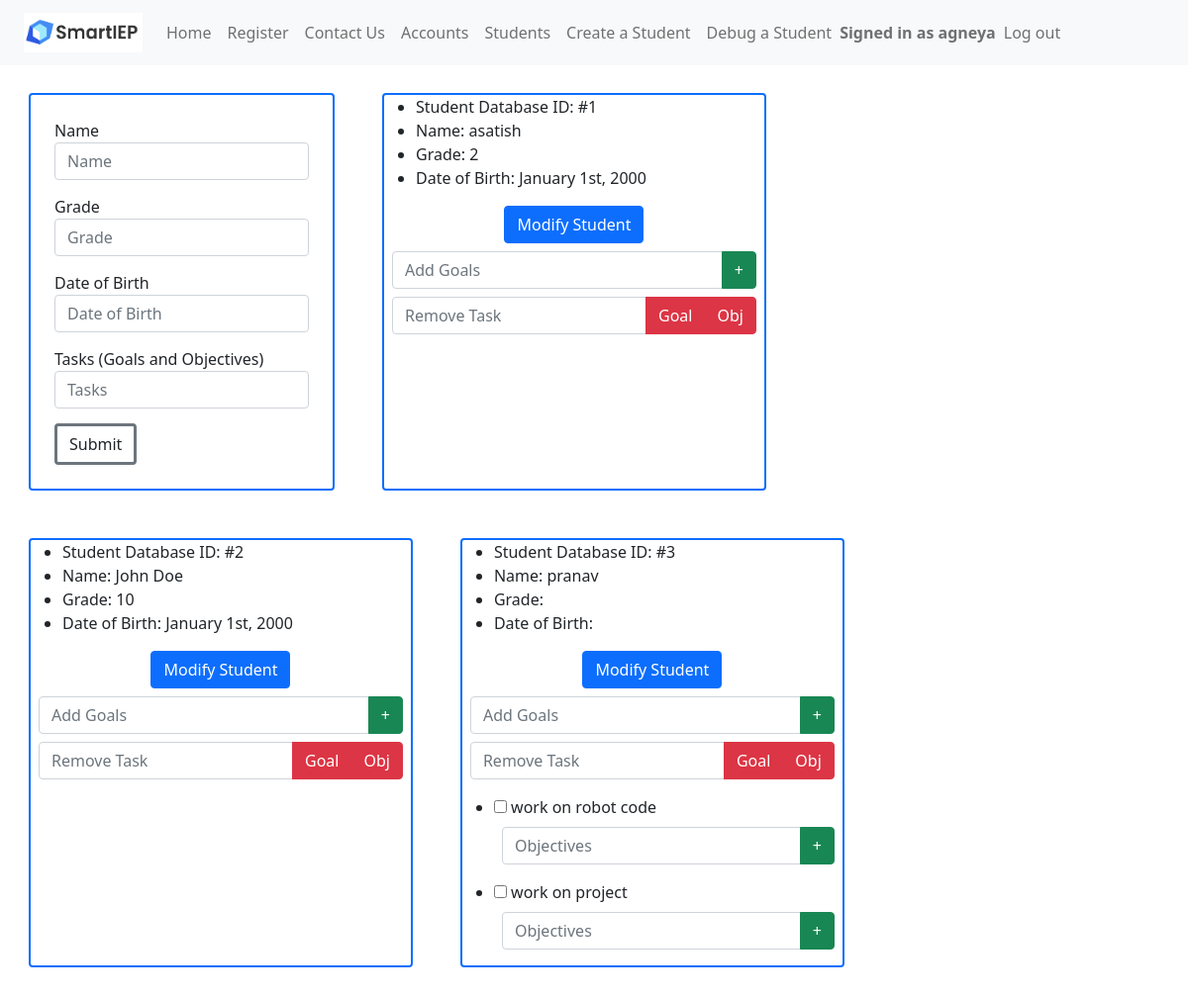
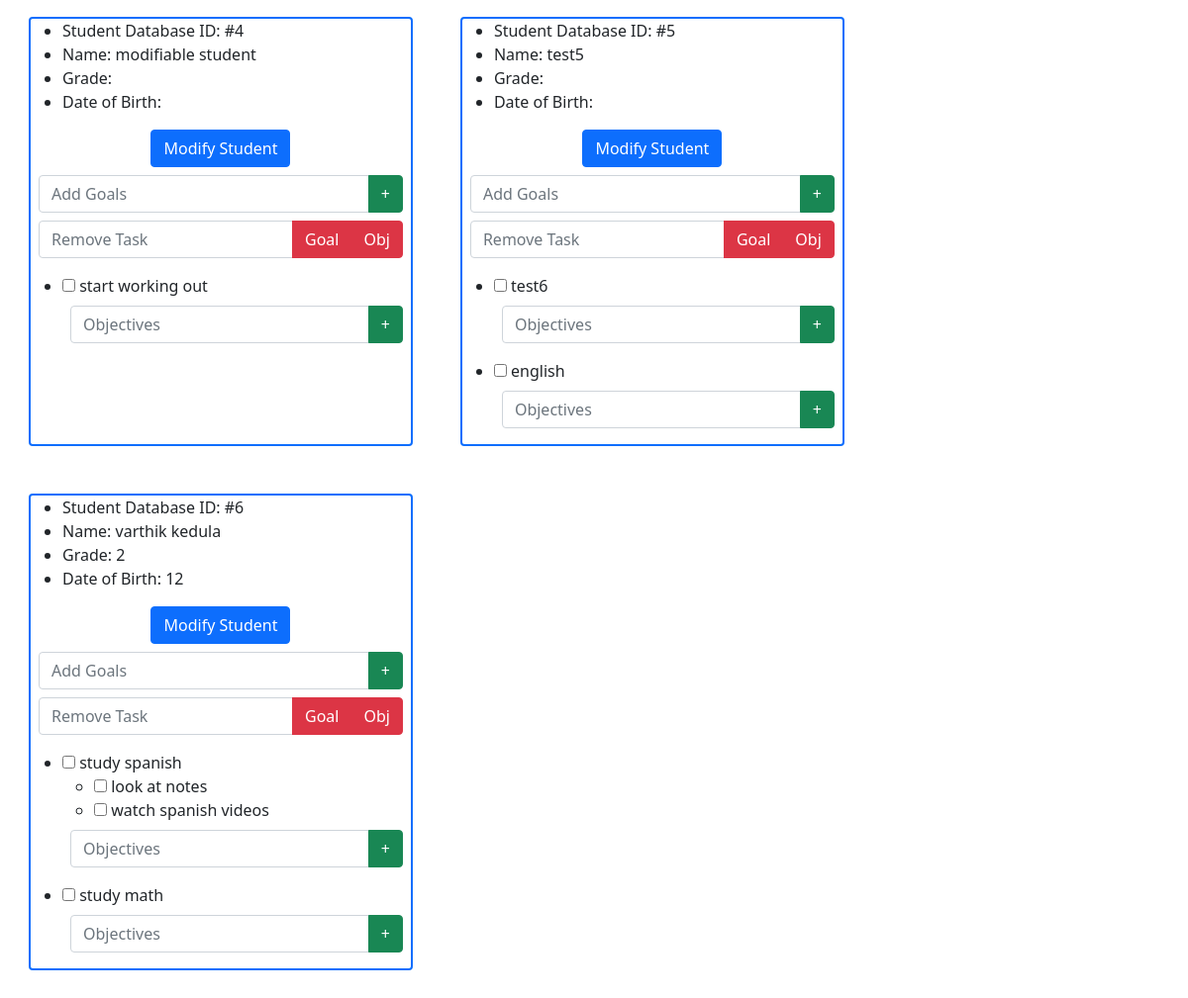
The page /students (signed in) on the database its author committed (2 pictures, top to bottom).
### app.py (models this page shows, shortened)
class Accounts(UserMixin, db.Model):
	__tablename__ = 'accounts'
	account_id = db.Column(db.Integer, primary_key=True)
	callname = db.Column(db.String(200),nullable=False)
	username = db.Column(db.String(200),nullable=False)
	password = db.Column(db.String(200),nullable=False)

class Students(db.Model):
	__tablename__ = 'students'
	student_id = db.Column(db.Integer, primary_key=True)
	name = db.Column(db.String(200),nullable=False)
	grade = db.Column(db.Integer)
	dateofbirth = db.Column(db.String(200),nullable=False)
	tasks = db.Column(db.String(500),nullable=False)

### app.py (the view, shortened to what this page needs)
@main.route("/students", methods=('GET', 'POST'))
@login_required
def students():
	students = Students.query.all()
	return render_template('students.html',students=students)

### app.py (called while the page is built)
@login_manager.user_loader
def load_user(account_id):
    return Accounts.query.get(int(account_id))

@app.context_processor
def utility_processor():
	def parse_tasks(newData):
		if (newData != ""):
			goalArrays = []
			for i in range(MAX_GOALS):
				goalArrays.append([])
			parts = newData[:-1].split(";")
			counter = 0
			for part in parts:
				if part[1] == "[":
					part = re.sub("\[.*?\]","[]",part)
					part = part.replace("[","").replace("]","")
					goalArrays[counter].append(part)
					counter = counter + 1
			for part in parts:
				if part[1] == "(":
					goalKey = int(part[part.find("(")+1:part.find(")")])
					part = re.sub("\(.*?\)","()",part)
					part = part.replace("(","").replace(")","")
					goalArrays[goalKey].append(part)
			return goalArrays
		else:
			return []
	return dict(parse_tasks=parse_tasks)

### templates/students.html (shortened to what this page needs)
<!DOCTYPE html>
<html lang="en">
    <head>
        <link href="https://cdn.jsdelivr.net/npm/bootstrap@5.0.2/dist/css/bootstrap.min.css" rel="stylesheet">
    </head>
    <header>
      {% include 'nav.html' %}
    </header>
    <body>
        <div class="content">
            <div class="m-4 border border-2 border-primary rounded">
                <form class="m-4" method="post" action="/createstudent">
                    <div class="form-group">
                        <label for="stuname">Name</label>
                        <input class="form-control" name="stuname" id="stuname"
                            placeholder="Name">
                    </div>
                    <div class="form-group">
                        <label for="stugrade">Grade</label>
                        <input type="number" class="form-control" name="stugrade" id="stugrade"
                            placeholder="Grade">
                    </div>
                    <div class="form-group">
                        <label for="studob">Date of Birth</label>
                        <input class="form-control" name="studob" id="studob"
                            placeholder="Date of Birth">
                    </div>
                    <div class="form-group">
                        <label for="stutasks">Tasks (Goals and Objectives)</label>
                        <input class="form-control" name="stutasks" id="stutasks"
                            placeholder="Tasks">
                    </div>
                    <div class="form-group">
                        <button type="submit" class="btn btn-default border border-secondary border-3">Submit</button>
                    </div>
                </form>
            </div>
            {% for student in students %}
                <div class="m-4 border border-2 border-primary rounded">
                    <ul>
                        <li>Student Database ID: #{{ student.student_id }}</li>
                        <li>Name: {{ student.name }}</li>
                        <li>Grade: {{ student.grade }}</li>
                        <li>Date of Birth: {{ student.dateofbirth }}</li>
                    </ul>
                    <div class="container">
                        <div class="d-flex justify-content-center align-items-center">
                            <button class="btn btn-primary" type="button" data-toggle="collapse" data-target="#dropDownForm{{ student.student_id }}" aria-expanded="false" aria-controls="dropDownForm">
                                Modify Student
                            </button>
                        </div>
                    </div>
                    <form method="post" class="m-2" action="/addgoal">
                        <div class="input-group">
                          <input type="text" class="form-control" name="add_goal{{ student.student_id }}" id="add_goal" placeholder="Add Goals">
                          <button type="submit" class="btn btn-success" name="submit_goal" value="submit{{ student.student_id }}">+</button>
                        </div>
                    </form>
                    <form method="post" class="m-2" action="/removegoal">
                        <div class="input-group mb-3">
                            <input type="text" class="form-control" name="remove_goal{{ student.student_id }}" id="remove_goal" placeholder="Remove Task">
                            <button type="submit" class="btn btn-danger" name="remove_goal" value="remove{{ student.student_id }}">Goal</button>
                            <button type="submit" class="btn btn-danger" name="remove_obj" formaction="/removeobjective" value="remove_obj{{ student.student_id }}">Obj</button>
                          </div>
                    </form>
                    {% for taskarr in parse_tasks(student.tasks) if not taskarr|length == 0%}
                        <ul class="mt-1">
                            <li>
                                <input type="checkbox" {% if taskarr[0][0] == "1" %} checked="checked"{% endif %}> {{ taskarr[0][1:] }}</input>
                            </li>
                                <ul>
                                    {% set counter = 1%}
                                    {% for objective in taskarr[1:] %}
                                        <li>
                                            <input type="checkbox" {% if taskarr[loop.index][0] == "1" %} checked="checked"{% endif %}> {{ taskarr[loop.index][1:] }}</input>
                                        </li>
                                    {% endfor %}
                                </ul>
                                <form method="post" class="m-2" action="/addobjectives">
                                    <div class="input-group mb-3">
                                      <input type="text" class="form-control" name="{{ student.student_id }}obj{{ loop.index }}" id="add_objective" placeholder="Objectives">
                                      <button class="btn btn-success" type="submit" name="add_objective" value="{{ student.student_id }};{{ loop.index }}">+</button>
                                    </div>
                                </form>
                        </ul>
                    {% endfor %}
                </div>
            {% endfor %}
        </div>
    </body>
</html>

### templates/nav.html (shortened to what this page needs)
<nav class="px-4 navbar fixed-top navbar-expand-lg navbar-light bg-light">
    <a class="navbar-brand" href="/"><img src="static\smartieplogo.png" width="120" height="40"></a>
    <div>
      <ul class="navbar-nav mr-auto">
        <li class="nav-item active">
          <a class="nav-link" href="/signin">Home</a>
        </li>
        <li class="nav-item">
          <a class="nav-link" href="/register">Register</a>
        </li>
        <li class="nav-item">
          <a class="nav-link" href="/contactus">Contact Us</a>
        </li>
        {% if current_user.is_authenticated %}
        <li class="nav-item">
          <a class="nav-link" href="/accounts">Accounts</a>
        </li>
        <li class="nav-item">
          <a class="nav-link" href="/students">Students</a>
        </li>
        <li class="nav-item">
          <a class="nav-link" href="/createstudent">Create a Student</a>
        </li>
        <li class="nav-item">
          <a class="nav-link" href="/terminatestudent">Debug a Student</a>
        </li>
        <span class="navbar-text navbar-right">
          <b>Signed in as {{ current_user.callname }}</b>
        </span>
        <li class="nav-item">
          <a class="nav-link" href="/logout">Log out</a>
        </li>
      </ul>
        {% endif %}
    </div>
  </nav>

### templates/students.html (style rules this page uses)
.form-group { margin-top:15px; }
.content { margin: 5px; width: 100%; display: flex; flex-direction: row; flex-wrap: wrap; }
body { padding-top: 60px; }

### rows shown on the page
Accounts: callname "agneya"
Students: student_id "1", name "asatish", grade "2", dateofbirth "January 1st, 2000"
Students: student_id "2", name "John Doe", grade "10", dateofbirth "January 1st, 2000"
Students: student_id "3", name "pranav", taskarr "work on robot code" "work on project"
Students: student_id "4", name "modifiable student", taskarr "start working out"
Students: student_id "5", name "test5", taskarr "test6" "english"
Students: student_id "6", name "varthik kedula", grade "2", dateofbirth "12", taskarr "study spanish" "study math", taskarr "look at notes" "watch spanish videos"
